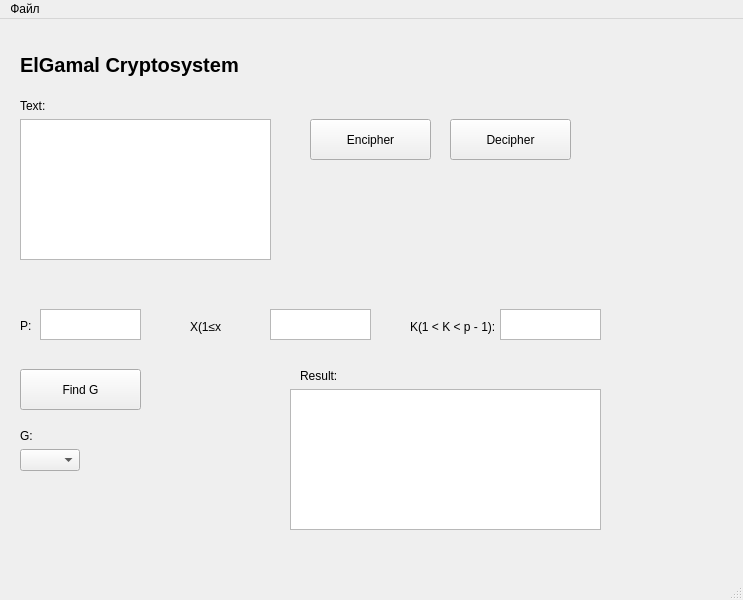
<?xml version="1.0" encoding="UTF-8"?>
<ui version="4.0">
 <class>MainWindow</class>
 <widget class="QMainWindow" name="MainWindow">
  <property name="geometry">
   <rect>
    <x>0</x>
    <y>0</y>
    <width>743</width>
    <height>600</height>
   </rect>
  </property>
  <property name="windowTitle">
   <string>MainWindow</string>
  </property>
  <widget class="QWidget" name="centralwidget">
   <widget class="QLabel" name="label">
    <property name="geometry">
     <rect>
      <x>20</x>
      <y>300</y>
      <width>47</width>
      <height>14</height>
     </rect>
    </property>
    <property name="text">
     <string>P:</string>
    </property>
   </widget>
   <widget class="QLabel" name="label_2">
    <property name="geometry">
     <rect>
      <x>190</x>
      <y>300</y>
      <width>61</width>
      <height>16</height>
     </rect>
    </property>
    <property name="text">
     <string>X(1≤x&lt;p):</string>
    </property>
   </widget>
   <widget class="QLabel" name="label_3">
    <property name="geometry">
     <rect>
      <x>410</x>
      <y>300</y>
      <width>91</width>
      <height>16</height>
     </rect>
    </property>
    <property name="text">
     <string>K(1 &lt; K &lt; p - 1):</string>
    </property>
   </widget>
   <widget class="QTextEdit" name="PEdit">
    <property name="geometry">
     <rect>
      <x>40</x>
      <y>290</y>
      <width>101</width>
      <height>31</height>
     </rect>
    </property>
   </widget>
   <widget class="QLabel" name="ElGamal">
    <property name="geometry">
     <rect>
      <x>20</x>
      <y>30</y>
      <width>231</width>
      <height>31</height>
     </rect>
    </property>
    <property name="font">
     <font>
      <pointsize>15</pointsize>
      <weight>75</weight>
      <bold>true</bold>
     </font>
    </property>
    <property name="text">
     <string>ElGamal Cryptosystem </string>
    </property>
   </widget>
   <widget class="QTextEdit" name="XEdit">
    <property name="geometry">
     <rect>
      <x>270</x>
      <y>290</y>
      <width>101</width>
      <height>31</height>
     </rect>
    </property>
   </widget>
   <widget class="QTextEdit" name="KEdit">
    <property name="geometry">
     <rect>
      <x>500</x>
      <y>290</y>
      <width>101</width>
      <height>31</height>
     </rect>
    </property>
   </widget>
   <widget class="QTextEdit" name="plainTextEdit">
    <property name="geometry">
     <rect>
      <x>20</x>
      <y>100</y>
      <width>251</width>
      <height>141</height>
     </rect>
    </property>
   </widget>
   <widget class="QLabel" name="label_4">
    <property name="geometry">
     <rect>
      <x>20</x>
      <y>80</y>
      <width>47</width>
      <height>14</height>
     </rect>
    </property>
    <property name="text">
     <string>Text:</string>
    </property>
   </widget>
   <widget class="QTextEdit" name="resultEdit">
    <property name="geometry">
     <rect>
      <x>290</x>
      <y>370</y>
      <width>311</width>
      <height>141</height>
     </rect>
    </property>
   </widget>
   <widget class="QLabel" name="label_5">
    <property name="geometry">
     <rect>
      <x>300</x>
      <y>350</y>
      <width>47</width>
      <height>14</height>
     </rect>
    </property>
    <property name="text">
     <string>Result:</string>
    </property>
   </widget>
   <widget class="QPushButton" name="decypherButton">
    <property name="geometry">
     <rect>
      <x>450</x>
      <y>100</y>
      <width>121</width>
      <height>41</height>
     </rect>
    </property>
    <property name="text">
     <string>Decipher</string>
    </property>
   </widget>
   <widget class="QPushButton" name="encypherButton">
    <property name="geometry">
     <rect>
      <x>310</x>
      <y>100</y>
      <width>121</width>
      <height>41</height>
     </rect>
    </property>
    <property name="text">
     <string>Encipher</string>
    </property>
   </widget>
   <widget class="QComboBox" name="gComboBox">
    <property name="geometry">
     <rect>
      <x>20</x>
      <y>430</y>
      <width>60</width>
      <height>22</height>
     </rect>
    </property>
   </widget>
   <widget class="QLabel" name="GLabel">
    <property name="geometry">
     <rect>
      <x>20</x>
      <y>410</y>
      <width>47</width>
      <height>14</height>
     </rect>
    </property>
    <property name="text">
     <string>G:</string>
    </property>
   </widget>
   <widget class="QPushButton" name="findGButton">
    <property name="geometry">
     <rect>
      <x>20</x>
      <y>350</y>
      <width>121</width>
      <height>41</height>
     </rect>
    </property>
    <property name="text">
     <string>Find G</string>
    </property>
   </widget>
  </widget>
  <widget class="QMenuBar" name="menubar">
   <property name="geometry">
    <rect>
     <x>0</x>
     <y>0</y>
     <width>743</width>
     <height>22</height>
    </rect>
   </property>
   <widget class="QMenu" name="menu">
    <property name="title">
     <string>Файл</string>
    </property>
    <addaction name="openAction"/>
    <addaction name="saveAction"/>
   </widget>
   <addaction name="menu"/>
  </widget>
  <widget class="QStatusBar" name="statusbar"/>
  <action name="openAction">
   <property name="text">
    <string>Открыть</string>
   </property>
  </action>
  <action name="saveAction">
   <property name="text">
    <string>Сохранить</string>
   </property>
  </action>
 </widget>
 <resources/>
 <connections/>
</ui>
